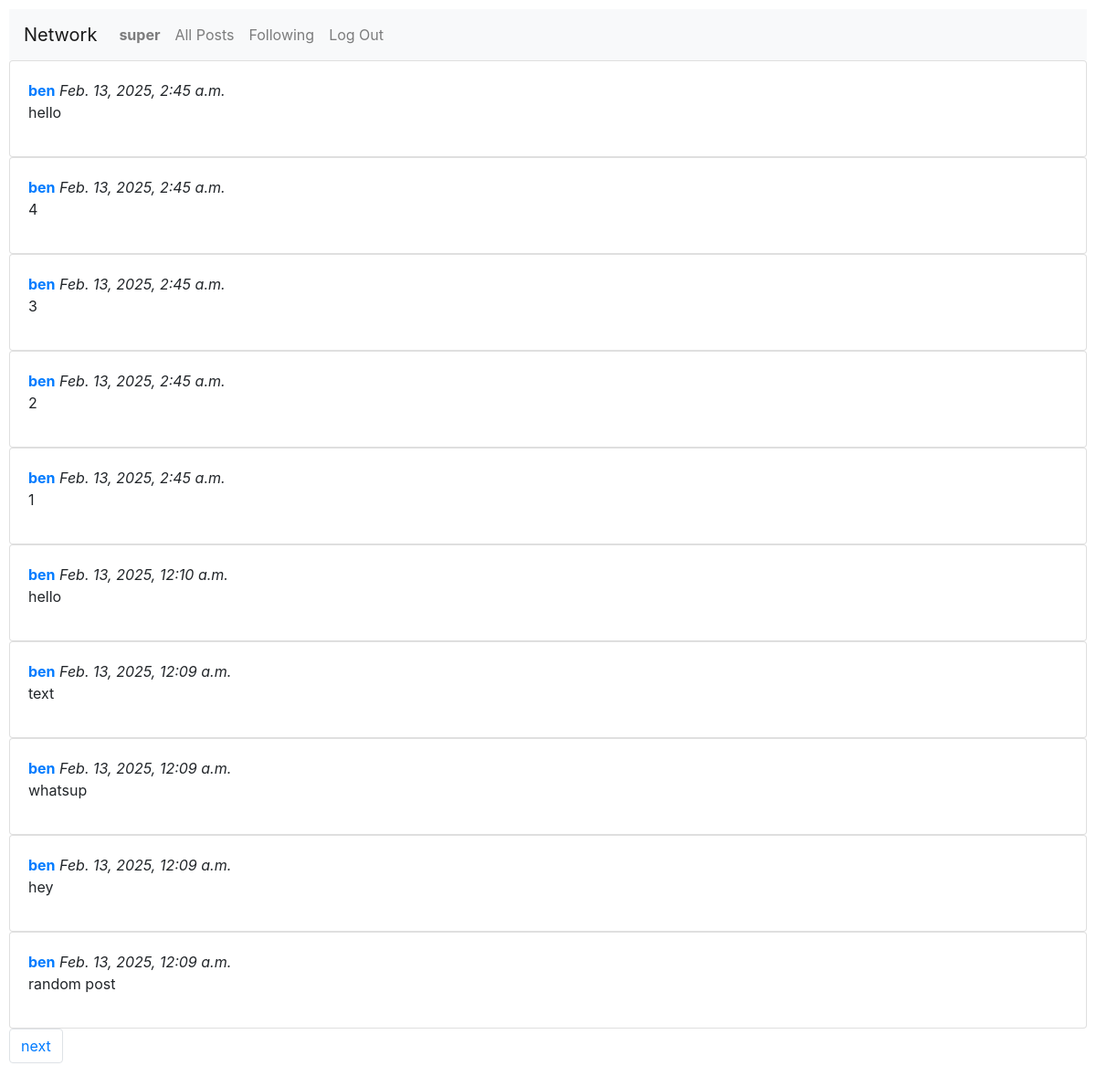
Page /following (signed in) on the committed database.
### network/models.py (models this page shows)
class User(AbstractUser):
    user_followers = models.ManyToManyField('Follow')

class Post(models.Model):
    user = models.ForeignKey(User, on_delete=models.CASCADE)
    text = models.CharField(max_length=256, blank=False, null=False)
    likes = models.ManyToManyField(User, through="Like", blank=True, related_name="liked_posts")
    timestamp = models.DateTimeField(auto_now_add=True)

### network/views.py (the view)
# urls.py: path("following", views.following, name="following"),
@login_required()
def following(request):
    followings = request.user.followings.values('followed')
    posts = Post.objects.filter(user__in=followings).order_by('-timestamp').values()
    for post in posts:
        post["user"] = User.objects.get(pk=post.get("user_id")).username
        post["likes"] = Post.objects.get(pk=post.get("id")).likes.count()
        post_id = Post.objects.get(pk=post["id"])
        try:
            like = Like.objects.get(
                user=request.user,
                post=post_id
            )
        except Like.DoesNotExist:
            post["liked"] = False
        else:
            post["liked"] = True
    paginator = Paginator(posts, 10)
    page_number = request.GET.get("page")
    page_obj = paginator.get_page(page_number)
    return render(request, "network/following.html", {
        "page": page_obj
    })

### network/templates/network/following.html (shortened to what this page needs)
{% extends "network/layout.html" %}
{% block body %}
    {% for post in page %}
        <div class="card">
            <div class="card-body">
                <a href="{% url 'profile' username=post.user %}"><strong>{{ post.user }}</strong></a>
                <i>{{ post.timestamp }}</i>
                <p>{{ post.text }}</p>
            </div>
        </div>
    {% empty %}
        <h3>No posts from followings</h3>
    {% endfor %}
    <nav>
        <ul class="pagination">
            {% if page.has_next %}
            <li class="page-item"><a class="page-link" href="?page={{ page.next_page_number }}">next</a></li>
            {% endif %}
        </ul>
    </nav>
{% endblock %}

### network/templates/network/layout.html (shortened to what this page needs)
{% load static %}
<!DOCTYPE html>
<html lang="en">
    <head>
        <link rel="stylesheet" href="https://stackpath.bootstrapcdn.com/bootstrap/4.4.1/css/bootstrap.min.css">
        <link href="{% static 'network/styles.css' %}" rel="stylesheet">
    </head>
    <body>
        <nav class="navbar navbar-expand-lg navbar-light bg-light">
            <a class="navbar-brand" href="#">Network</a>
            <div>
              <ul class="navbar-nav mr-auto">
                {% if user.is_authenticated %}
                    <li class="nav-item">
                        <a class="nav-link" href="#"><strong>{{ user.username }}</strong></a>
                    </li>
                {% endif %}
                <li class="nav-item">
                  <a class="nav-link" href="{% url 'index' %}">All Posts</a>
                </li>
                {% if user.is_authenticated %}
                    <li class="nav-item">
                        <a class="nav-link" href="{% url 'following' %}">Following</a>
                    </li>
                    <li class="nav-item">
                        <a class="nav-link" href="{% url 'logout' %}">Log Out</a>
                    </li>
                {% endif %}
              </ul>
            </div>
          </nav>
        <div class="body">
            {% block body %}
            {% endblock %}
        </div>
    </body>
</html>

### network/static/network/styles.css (style rules this page uses)
body { padding: 10px; }

### rows in the picture
User: username "super"
Post: user "ben", timestamp "Feb. 13, 2025, 2:45 a.m.", text "hello"
Post: user "ben", timestamp "Feb. 13, 2025, 2:45 a.m.", text "4"
Post: user "ben", timestamp "Feb. 13, 2025, 2:45 a.m.", text "3"
Post: user "ben", timestamp "Feb. 13, 2025, 2:45 a.m.", text "2"
Post: user "ben", timestamp "Feb. 13, 2025, 2:45 a.m.", text "1"
Post: user "ben", timestamp "Feb. 13, 2025, 12:10 a.m.", text "hello"
Post: user "ben", timestamp "Feb. 13, 2025, 12:09 a.m.", text "text"
Post: user "ben", timestamp "Feb. 13, 2025, 12:09 a.m.", text "whatsup"
Post: user "ben", timestamp "Feb. 13, 2025, 12:09 a.m.", text "hey"
Post: user "ben", timestamp "Feb. 13, 2025, 12:09 a.m.", text "random post"
